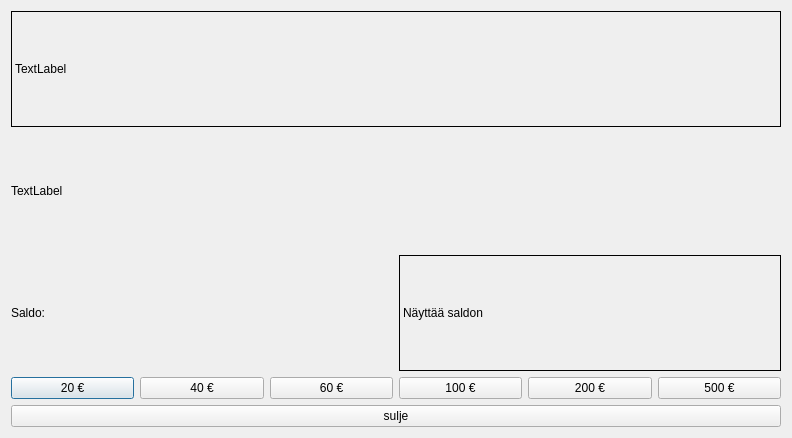
<?xml version="1.0" encoding="UTF-8"?>
<ui version="4.0">
 <class>nosto</class>
 <widget class="QDialog" name="nosto">
  <property name="geometry">
   <rect>
    <x>0</x>
    <y>0</y>
    <width>792</width>
    <height>438</height>
   </rect>
  </property>
  <property name="windowTitle">
   <string>Dialog</string>
  </property>
  <layout class="QHBoxLayout" name="horizontalLayout_3">
   <item>
    <layout class="QVBoxLayout" name="verticalLayout">
     <item>
      <widget class="QLabel" name="label_nosto_omistaja">
       <property name="frameShape">
        <enum>QFrame::Box</enum>
       </property>
       <property name="text">
        <string>TextLabel</string>
       </property>
      </widget>
     </item>
     <item>
      <widget class="QLabel" name="label_nosto">
       <property name="text">
        <string>TextLabel</string>
       </property>
      </widget>
     </item>
     <item>
      <layout class="QHBoxLayout" name="horizontalLayout_2">
       <item>
        <widget class="QLabel" name="label_2">
         <property name="text">
          <string>Saldo:</string>
         </property>
        </widget>
       </item>
       <item>
        <widget class="QLabel" name="label_nosto_saldo">
         <property name="frameShape">
          <enum>QFrame::Box</enum>
         </property>
         <property name="text">
          <string>Näyttää saldon</string>
         </property>
        </widget>
       </item>
      </layout>
     </item>
     <item>
      <layout class="QHBoxLayout" name="horizontalLayout">
       <item>
        <widget class="QPushButton" name="pushButton_nosta20">
         <property name="text">
          <string>20 €</string>
         </property>
        </widget>
       </item>
       <item>
        <widget class="QPushButton" name="pushButton_nosta40">
         <property name="text">
          <string>40 €</string>
         </property>
        </widget>
       </item>
       <item>
        <widget class="QPushButton" name="pushButton_nosta60">
         <property name="text">
          <string>60 €</string>
         </property>
        </widget>
       </item>
       <item>
        <widget class="QPushButton" name="pushButton_nosta100">
         <property name="text">
          <string>100 €</string>
         </property>
        </widget>
       </item>
       <item>
        <widget class="QPushButton" name="pushButton_nosta200">
         <property name="text">
          <string>200 €</string>
         </property>
        </widget>
       </item>
       <item>
        <widget class="QPushButton" name="pushButton_nosta500">
         <property name="text">
          <string>500 €</string>
         </property>
        </widget>
       </item>
      </layout>
     </item>
     <item>
      <widget class="QPushButton" name="pushButton_sulje_nosto">
       <property name="text">
        <string>sulje</string>
       </property>
      </widget>
     </item>
    </layout>
   </item>
  </layout>
 </widget>
 <resources/>
 <connections>
  <connection>
   <sender>pushButton_sulje_nosto</sender>
   <signal>clicked()</signal>
   <receiver>pushButton_sulje_nosto</receiver>
   <slot>close()</slot>
   <hints>
    <hint type="sourcelabel">
     <x>526</x>
     <y>296</y>
    </hint>
    <hint type="destinationlabel">
     <x>526</x>
     <y>296</y>
    </hint>
   </hints>
  </connection>
 </connections>
</ui>
